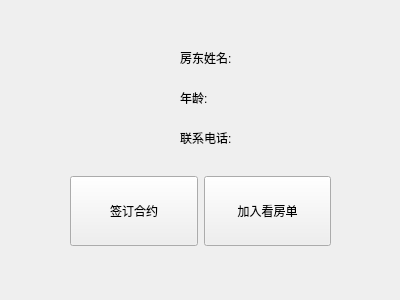
<?xml version="1.0" encoding="UTF-8"?>
<ui version="4.0">
 <class>houseinfor</class>
 <widget class="QWidget" name="houseinfor">
  <property name="geometry">
   <rect>
    <x>0</x>
    <y>0</y>
    <width>400</width>
    <height>300</height>
   </rect>
  </property>
  <property name="windowTitle">
   <string>Form</string>
  </property>
  <widget class="QLabel" name="label">
   <property name="geometry">
    <rect>
     <x>60</x>
     <y>60</y>
     <width>91</width>
     <height>71</height>
    </rect>
   </property>
   <property name="styleSheet">
    <string notr="true">border-image: url(:/landlordshead.png);</string>
   </property>
   <property name="text">
    <string/>
   </property>
  </widget>
  <widget class="QLabel" name="label_2">
   <property name="geometry">
    <rect>
     <x>180</x>
     <y>50</y>
     <width>72</width>
     <height>15</height>
    </rect>
   </property>
   <property name="styleSheet">
    <string notr="true">font: 25 9pt &quot;Microsoft YaHei&quot;;</string>
   </property>
   <property name="text">
    <string>房东姓名:</string>
   </property>
  </widget>
  <widget class="QLabel" name="label_3">
   <property name="geometry">
    <rect>
     <x>180</x>
     <y>90</y>
     <width>72</width>
     <height>15</height>
    </rect>
   </property>
   <property name="styleSheet">
    <string notr="true">font: 25 9pt &quot;Microsoft YaHei&quot;;</string>
   </property>
   <property name="text">
    <string>年龄:</string>
   </property>
  </widget>
  <widget class="QLabel" name="label_4">
   <property name="geometry">
    <rect>
     <x>180</x>
     <y>130</y>
     <width>72</width>
     <height>15</height>
    </rect>
   </property>
   <property name="styleSheet">
    <string notr="true">font: 25 9pt &quot;Microsoft YaHei&quot;;</string>
   </property>
   <property name="text">
    <string>联系电话:</string>
   </property>
  </widget>
  <widget class="QWidget" name="horizontalLayoutWidget">
   <property name="geometry">
    <rect>
     <x>70</x>
     <y>160</y>
     <width>261</width>
     <height>102</height>
    </rect>
   </property>
   <layout class="QHBoxLayout" name="horizontalLayout">
    <item>
     <widget class="QPushButton" name="pushButton_2">
      <property name="minimumSize">
       <size>
        <width>0</width>
        <height>70</height>
       </size>
      </property>
      <property name="styleSheet">
       <string notr="true">font: 25 9pt &quot;Microsoft YaHei&quot;;</string>
      </property>
      <property name="text">
       <string>签订合约</string>
      </property>
     </widget>
    </item>
    <item>
     <widget class="QPushButton" name="pushButton">
      <property name="minimumSize">
       <size>
        <width>0</width>
        <height>70</height>
       </size>
      </property>
      <property name="styleSheet">
       <string notr="true">font: 25 9pt &quot;Microsoft YaHei&quot;;</string>
      </property>
      <property name="text">
       <string>加入看房单</string>
      </property>
     </widget>
    </item>
   </layout>
  </widget>
  <widget class="QLabel" name="label_5">
   <property name="geometry">
    <rect>
     <x>271</x>
     <y>50</y>
     <width>91</width>
     <height>21</height>
    </rect>
   </property>
   <property name="styleSheet">
    <string notr="true">font: 25 9pt &quot;Microsoft YaHei&quot;;</string>
   </property>
   <property name="text">
    <string/>
   </property>
  </widget>
  <widget class="QLabel" name="label_6">
   <property name="geometry">
    <rect>
     <x>271</x>
     <y>90</y>
     <width>91</width>
     <height>20</height>
    </rect>
   </property>
   <property name="styleSheet">
    <string notr="true">font: 25 9pt &quot;Microsoft YaHei&quot;;</string>
   </property>
   <property name="text">
    <string/>
   </property>
  </widget>
  <widget class="QLabel" name="label_7">
   <property name="geometry">
    <rect>
     <x>271</x>
     <y>130</y>
     <width>91</width>
     <height>21</height>
    </rect>
   </property>
   <property name="styleSheet">
    <string notr="true">font: 25 9pt &quot;Microsoft YaHei&quot;;</string>
   </property>
   <property name="text">
    <string/>
   </property>
  </widget>
 </widget>
 <resources/>
 <connections/>
</ui>
